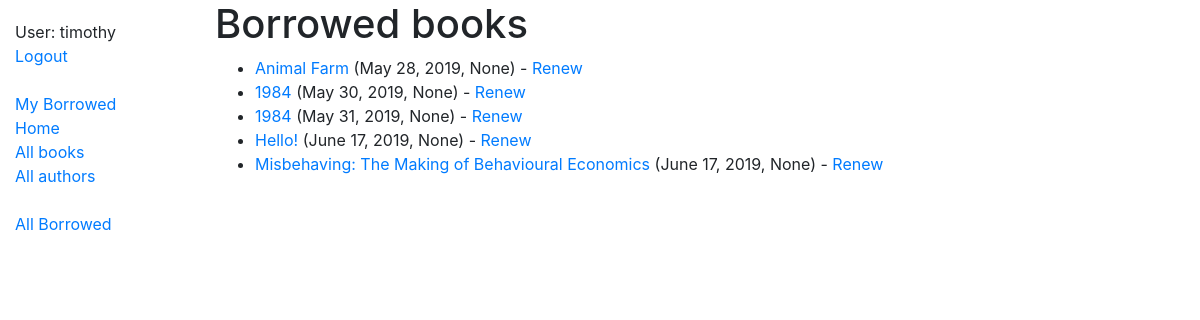
The page /catalog/allborrowedbooks/ (signed in) on the database as committed earlier.
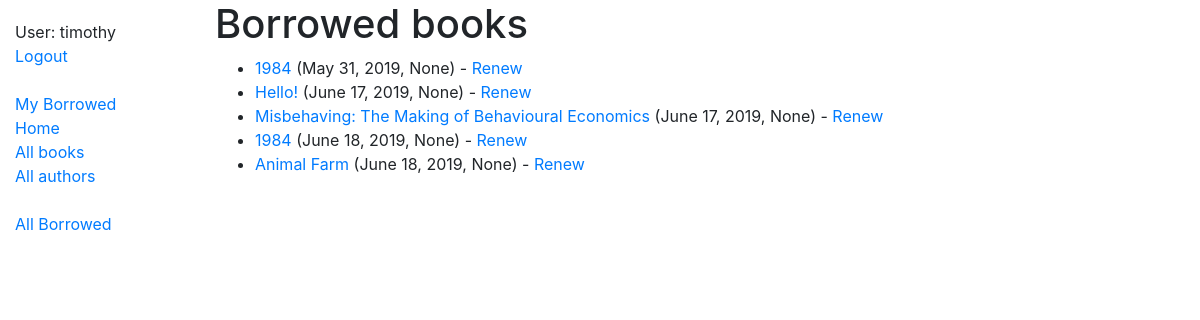
The same page on the database as committed later.
### catalog/models.py (models this page shows, shortened)
class BookInstance(models.Model):
    id = models.UUIDField(primary_key=True, default=uuid.uuid4,
                          help_text='Unique ID for this particular book across whole library')
    book = models.ForeignKey('Book', on_delete=models.SET_NULL, null=True)
    imprint = models.CharField(max_length=200)
    due_back = models.DateField(null=True, blank=True)
    borrower = models.ForeignKey(
        User, on_delete=models.SET_NULL, null=True, blank=True)
    LOAN_STATUS = (
        ('m', 'Maintenance'),
        ('o', 'On loan'),
        ('a', 'Available'),
        ('r', 'Reserved'),
    )
    status = models.CharField(
        max_length=1,
        choices=LOAN_STATUS,
        blank=True,
        default='m',
        help_text='Book availability',
    )
    class Meta:
        ordering = ['due_back']
        permissions = (("can_mark_returned", "Set book as returned"),)
    @property
    def is_overdue(self):
        if self.due_back and date.today() > self.due_back:
            return True
        return False

class Book(models.Model):
    title = models.CharField(max_length=200)
    author = models.ForeignKey('Author', on_delete=models.SET_NULL, null=True)
    summary = models.TextField(
        max_length=1000, help_text='Enter a brief description of the book')
    isbn = models.CharField(
        'ISBN', max_length=13, help_text='13 Character <a href="https://www.isbn-international.org/content/what-isbn">ISBN number</a>')
    genre = models.ManyToManyField(
        Genre, help_text='Select a genre for this book')
    language = models.ForeignKey(
        'Language', on_delete=models.SET_NULL, null=True)
    def display_genre(self):
        """Create a string for the Genre. This is required to display genre in Admin."""
        return ', '.join(genre.name for genre in self.genre.all()[:3])
    display_genre.short_description = 'Genre'

### catalog/views.py (the view)
# urls.py: path('allborrowedbooks/', views.LoanedBooksBySuperUserListView.as_view(),
class LoanedBooksBySuperUserListView(PermissionRequiredMixin, generic.ListView):
    permission_required = 'catalog.can_mark_returned'
    model = BookInstance
    template_name = 'catalog/bookinstance_list_borrowed_user.html'
    paginate_by = 10
    def get_queryset(self):
        return BookInstance.objects.filter(status__exact='o').order_by('due_back')

### catalog/templates/catalog/bookinstance_list_borrowed_user.html
{% extends "base_generic.html" %}
{% block content %}
<h1>Borrowed books</h1>
{% if bookinstance_list %}
<ul>
    {% for bookinst in bookinstance_list %}
    <li class="{% if bookinst.is_overdue %}text-danger{% endif %}">
        <a href="{% url 'book-detail' bookinst.book.pk %}">{{bookinst.book.title}}</a> ({{ bookinst.due_back }},
        {{ bookinst.borrower }})
        {% if perms.catalog.can_mark_returned %}- <a href="{% url 'renew-book-librarian' bookinst.id %}">Renew</a> {% endif %}
    </li>
    {% endfor %}
</ul>
{% else %}
<p>There are no books borrowed.</p>
{% endif %}
{% endblock %}

### catalog/templates/base_generic.html (shortened to what this page needs)
<!DOCTYPE html>
<html lang="en">
<head>
    <link rel="stylesheet" href="https://stackpath.bootstrapcdn.com/bootstrap/4.1.3/css/bootstrap.min.css"
>
    {% load static %}
    <link rel="stylesheet" href="{% static 'css/styles.css' %}">
</head>
<body>
    <div class="container-fluid">
        <div class="row">
            <div class="col-sm-2">
                {% block sidebar %}
                <ul class="sidebar-nav">
                    {% if user.is_authenticated %}
                    <li>User: {{ user.get_username }}</li>
                    <li><a href="{% url 'logout'%}?next={{request.path}}">Logout</a></li>
                    {% else %}
                    <li><a href="{% url 'login'%}?next={{request.path}}">Login</a></li>
                    {% endif %}
                    <br>
                    <li><a href="{% url 'my-borrowed' %}">My Borrowed</a></li>
                    <li><a href="{% url 'index' %}">Home</a></li>
                    <li><a href="{% url 'books' %}">All books</a></li>
                    <li><a href="{% url 'authors' %}">All authors</a></li>
                    <br>
                    <li><a href="{% url 'all-borrowed' %}">All Borrowed</a></li>
                </ul>
                {% endblock %}
            </div>
            <div class="col-sm-10 ">{% block content %}{% endblock %}
                 </div>
        </div>
    </div>
</body>
</html>

### catalog/static/css/styles.css (style rules this page uses)
.sidebar-nav { margin-top: 20px; padding: 0; list-style: none; }

Rows that differ between the two databases and show on the page:
changed BookInstance (number 4 of 5 on the later page): due_back "May 30, 2019" → "June 18, 2019"; moves down the list
changed BookInstance "Animal Farm": due_back "May 28, 2019" → "June 18, 2019"; moves down the list
